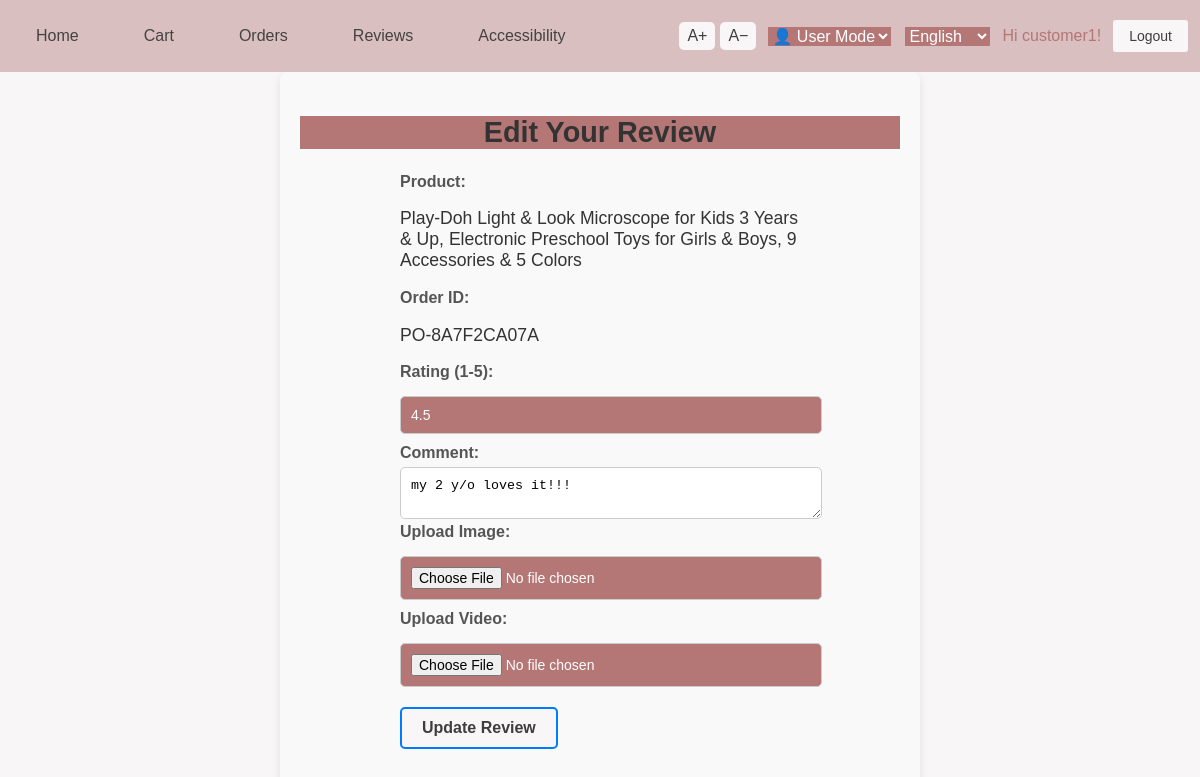
Page /reviews/edit_review/1/ (signed in) on the earlier database version.
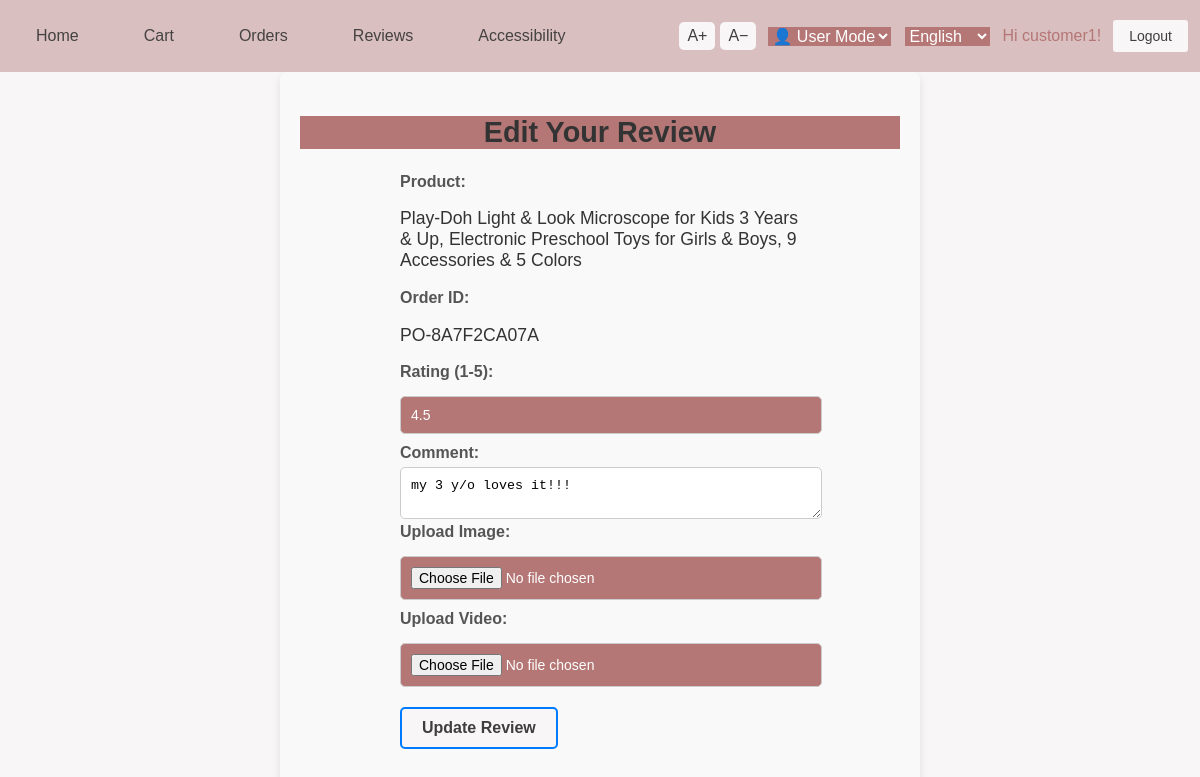
Same page on the later database version.
### review/models.py (models this page shows, shortened)
class Review(models.Model):
    user = models.ForeignKey(User, on_delete=models.CASCADE)
    product = models.ForeignKey(Product, on_delete=models.CASCADE, related_name='reviews')
    order = models.ForeignKey(Order, on_delete=models.CASCADE)
    rating = models.DecimalField(max_digits=3, decimal_places=1)
    comment = models.TextField()
    created_at = models.DateTimeField(auto_now_add=True)
    image = models.ImageField(upload_to='review_images/', blank=True, null=True)
    video = models.FileField(upload_to='review_videos/', blank=True, null=True)
    last_edited = models.DateTimeField(null=True, blank=True)
    vendor_response = models.TextField(blank=True, null=True)

### review/views.py (the view)
# urls.py: path('edit_review/<int:review_id>/', views.edit_review, name='edit_review'),
@login_required
def edit_review(request, review_id):
    review = get_object_or_404(Review, id=review_id, user=request.user)
    if request.method == "POST":
        form = ReviewForm(request.POST, request.FILES, instance=review)
        if form.is_valid():
            updated_review = form.save(commit=False)
            updated_review.save()  # Offensive language will be censored automatically in the save method.
            messages.success(request, "Review updated successfully!")
            return redirect("my_reviews")
    else:
        form = ReviewForm(instance=review)
    return render(request, "review/edit_review.html", {"form": form, "product": review.product, "order": review.order})

### review/forms.py
class ReviewForm(forms.ModelForm):
    class Meta:
        model = Review
        fields = ['rating', 'comment', 'image', 'video']
        widgets = {
            'rating': forms.NumberInput(attrs={
                'min': 1,
                'max': 5,
                'step': 0.1,  # Allow more precise decimal input
                'class': 'form-control rating-input'
            }),
            'comment': forms.Textarea(attrs={
                'class': 'form-control',
                'rows': 3,
                'placeholder': "Write your review here..."
            }),
            'image': forms.FileInput(attrs={'class': 'form-control'}),
            'video': forms.FileInput(attrs={'class': 'form-control'}),
        }

### ecommerce/context_processors.py (called while the page is built)
def currency_context(request):
    lang = request.LANGUAGE_CODE
    config = settings.LANGUAGE_CURRENCY_MAP.get(lang, {'symbol': '¥', 'rate': 1})
    return {
        'currency_symbol': config['symbol'],
        'currency_rate': config['rate'],
    }

### templates/review/edit_review.html (shortened to what this page needs)
{% extends "base.html" %}
{% load i18n %}
{% block content %}
<div class="container mt-5">
    <div class="edit-review-container">
        <h2 class="text-center mb-4">{% trans "Edit Your Review" %}</h2>
        <form method="post" enctype="multipart/form-data">
            <div class="mb-3">
                <label class="form-label">{% trans "Product:" %}</label>
                <p class="fw-bold">{{ product.product_name }}</p>
            </div>
            <div class="mb-3">
                <label class="form-label">{% trans "Order ID:" %}</label>
                <p class="fw-bold">{{ order.po_number }}</p>
            </div>
            <div class="mb-3">
                <label class="form-label">{% trans "Rating (1-5):" %}</label>
                <input type="number" step="0.1" name="rating" min="1" max="5" class="form-control" value="{{ form.rating.value|default:1 }}">
            </div>
            <div class="mb-3">
                <label class="form-label">{% trans "Comment:" %}</label>
                <textarea name="comment" class="form-control" placeholder="{% trans 'Write your review here...' %}">{{ form.comment.value|default_if_none:'' }}</textarea>
            </div>
            <div class="mb-3">
                <label class="form-label">{% trans "Upload Image:" %}</label>
                <input type="file" name="image" class="form-control">
            </div>
            <div class="mb-3">
                <label class="form-label">{% trans "Upload Video:" %}</label>
                <input type="file" name="video" class="form-control">
            </div>
            <div class="text-center">
                <button type="submit" class="btn btn-primary w-50">{% trans "Update Review" %}</button>
            </div>
        </form>
    </div>
</div>
{% endblock %}

Differences in the rows shown:
changed Review: comment "my 2 y/o loves it!!!" → "my 3 y/o loves it!!!"
